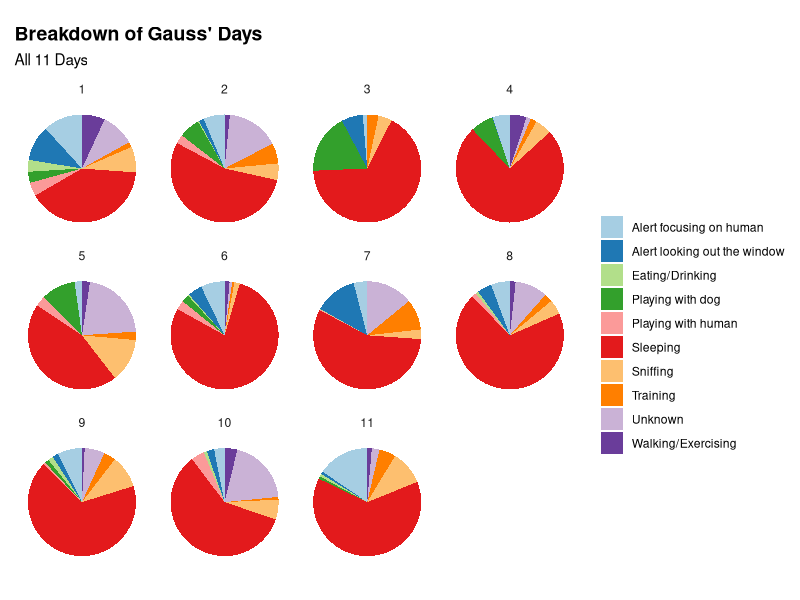
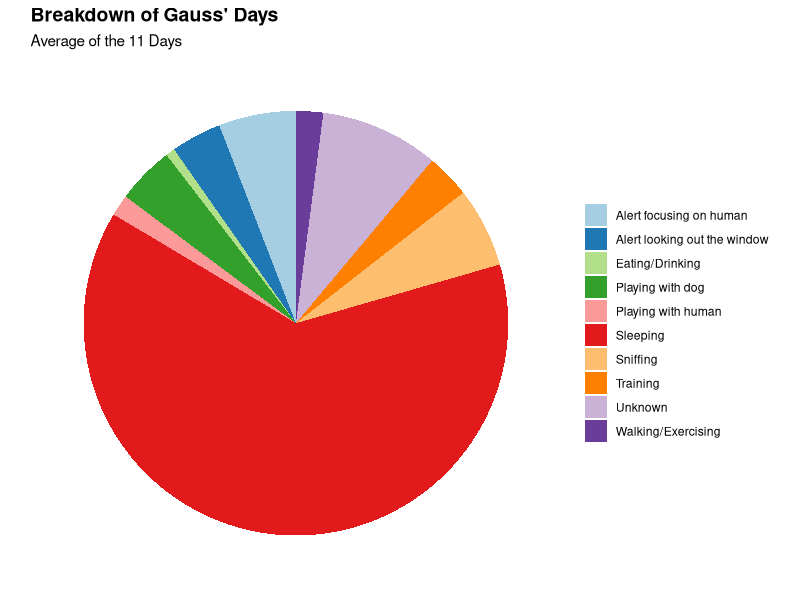

Recreate these plots in R, in order. (Note: this script raises an error after producing the figures.)
## ---- chunk 1
library(rms)
library(survminer)
library(tidyverse)
library(lubridate)
library(knitr)
library(forcats)
library(kableExtra)
library(survival)
#library(RColorBrewer)
Gauss<- read.csv("gauss_data.csv", header = T) %>% 
        mutate(Gauss_Activity = recode(Gauss_Activity, "Walking/Excersing" = "Walking/Exercising"))
## ---- chunk 2
# Make Datasets
cols <- c('#a6cee3','#1f78b4','#b2df8a','#33a02c','#fb9a99','#e31a1c','#fdbf6f','#ff7f00','#cab2d6','#6a3d9a')
GaussLag <- Gauss %>% 
  filter(I_LagDataset == 1)
GaussActivityData <- Gauss %>% 
        filter(I_Gauss_Activity == 1 & Day != 12) %>%
        group_by(Day,Gauss_Activity) %>% 
        summarize(duration=sum(Duration_Gauss_Activity)) %>% 
        mutate(freq = duration /sum(duration))

p <- ggplot(GaussActivityData,aes(x="", y=freq, fill = Gauss_Activity)) +
        geom_bar(width=1,stat = "identity") + 
        facet_wrap( ~ Day, ncol = 4) + 
        coord_polar(theta = "y") +
        scale_fill_manual(values=cols) +
        labs(palette = "Dog Activity") +
        theme_minimal() + 
        theme(axis.title.x = element_blank(),
                axis.title.y = element_blank(),
                panel.border = element_blank(),
                panel.grid=element_blank(),
                axis.ticks = element_blank(),
                plot.title=element_text(size=14, face="bold"),
                legend.title = element_blank()) +
        theme(axis.text.x=element_blank()) +
        labs(title = "Breakdown of Gauss' Days", subtitle = "All 11 Days")
p
## ---- chunk 3
GaussActivityData2 <- Gauss %>% 
        filter(I_Gauss_Activity == 1) %>%
        group_by(Gauss_Activity) %>% 
        summarize(duration=sum(Duration_Gauss_Activity)) %>% 
        mutate(freq = round(duration /sum(duration),2), averagehrs =round(duration/(60*11), 2))
## ---- chunk 4
kable(GaussActivityData2, col.names = c("Activity", "Total Duration over 11 Days (minutes)", "Average % Time Spent in Activity", "Average Hours Spent in Activity" ))
## ---- chunk 5
ggplot(GaussActivityData2,aes(x="", y=averagehrs, fill = Gauss_Activity)) +
        geom_bar(width=1,stat = "identity") + 
        # geom_text(aes(label = paste(round(averagehrs,1))), size=3, position = position_stack(vjust = 0.5)) +
        coord_polar(theta = "y") +
        scale_fill_manual(values = cols) +
        theme_minimal() + 
        theme(axis.title.x = element_blank(),
                axis.title.y = element_blank(),
                panel.border = element_blank(),
                panel.grid=element_blank(),
                axis.ticks = element_blank(),
                plot.title=element_text(size=14, face="bold"),
                legend.title = element_blank()) +
        theme(axis.text.x=element_blank()) +
        labs(title = "Breakdown of Gauss' Days", subtitle = "Average of the 11 Days")
## ---- chunk 6
# Plots -------------------------------------------------------------------

# JDS Initial Processing
d <- Gauss %>% 
  mutate(RecordedDate = parse_date_time(RecordedDate, order = "%m/%d/%y %h:%m"))  %>% 
  select(RecordedDate, Gauss_Location, Rachel_Location, Visiting_Dog) %>% 
  gather(Person, Location, -RecordedDate, -Visiting_Dog) %>% 
  group_by(Person) %>% 
  mutate(RecordedDate.lead = lead(RecordedDate, default=NA)) %>% 
  ungroup() %>% 
  mutate(Location = fct_other(Location, keep=c("Bedroom", "Family Room", "Front Yard", 
                                               "Neighbors", "Crate", "Car", "Kitchen", 
                                               "Back Yard", "Forest", "Bathroom"))) %>% 
  mutate(Location = fct_collapse(Location, Yard = c("Front Yard", "Back Yard")), 
         Person = fct_recode(Person, Gauss = "Gauss_Location", Rachel = "Rachel_Location"))


# Relevel Location to make Plot more visually appealing
# Order by Summed time in each location
Location.Order <- d %>% 
  mutate(time.spent = RecordedDate.lead-RecordedDate) %>% 
  group_by(Location) %>% 
  summarize(sum = sum(time.spent, na.rm = T)) %>% 
  arrange(sum) %>% 
  .$Location

d <- d %>% 
  mutate(Location = factor(Location, level = Location.Order))

visiting.dog.dates <- filter(d, Visiting_Dog=="Yes") %>% 
  .$RecordedDate 
visiting.dog.dates <- c(min = min(visiting.dog.dates), max = max(visiting.dog.dates))

# Main one
p <- d %>% 
  mutate(Location.Lag = factor(lag(Location), levels = Location.Order)) %>%
  ggplot(aes(y = RecordedDate, x = Location, color=Person))+
  geom_rect(ymin=as.integer(visiting.dog.dates["min"]), ymax=as.integer(visiting.dog.dates["max"]), 
            xmin=-Inf, xmax=Inf, fill="lightgrey", color="lightgrey") +
  geom_linerange(aes(ymin = RecordedDate,ymax = RecordedDate.lead), size=2, position=position_dodge(.5)) +
  theme_bw() +
  annotate("label", y = mean(visiting.dog.dates), x = 0.75, label = "Dog Visiting", size = 3, col = "darkgrey") +
  coord_flip() +
  scale_color_manual(values = c('#1f78b4','#e31a1c'))
p
## ---- chunk 7
d2 <- Gauss %>% 
  filter(Day == 8) %>% 
  mutate(RecordedDate = parse_date_time(RecordedDate, order = "%m/%d/%y %h:%m"))  %>% 
  select(RecordedDate, Gauss_Location, Rachel_Location, Visiting_Dog) %>% 
  gather(Person, Location, -RecordedDate, -Visiting_Dog) %>% 
  group_by(Person) %>% 
  mutate(RecordedDate.lead = lead(RecordedDate, default=NA)) %>% 
  ungroup() %>% 
  mutate(Location = fct_other(Location, keep=c("Bedroom", "Family Room", "Front Yard", 
                                               "Neighbors", "Crate", "Car", "Kitchen", 
                                               "Back Yard", "Forest", "Bathroom"))) %>% 
  mutate(Location = fct_collapse(Location, Yard = c("Front Yard", "Back Yard")), 
         Person = fct_recode(Person, Gauss = "Gauss_Location", Rachel = "Rachel_Location"))


# Relevel Location to make Plot more visually appealing
# Order by Summed time in each location
Location.Order2 <- d2 %>% 
  mutate(time.spent = RecordedDate.lead-RecordedDate) %>% 
  group_by(Location) %>% 
  summarize(sum = sum(time.spent, na.rm = T)) %>% 
  arrange(sum) %>% 
  .$Location

d2 <- d2 %>% 
  mutate(Location = factor(Location, level = Location.Order2))

p2 <- d2 %>% 
  mutate(Location.Lag = factor(lag(Location), levels = Location.Order)) %>%
  ggplot(aes(y = RecordedDate, x = Location, color=Person))+
  geom_linerange(aes(ymin = RecordedDate,ymax = RecordedDate.lead), size=2, position=position_dodge(.5)) +
  theme_bw() +
  coord_flip() +
  scale_color_manual(values = c('#1f78b4','#e31a1c'))
p2
## ---- chunk 8
t <- Gauss %>% 
        filter(Entry_Type=="Phase change") %>% 
        group_by(Rachel_Location, Gauss_Location) %>% 
        summarise(n=n()) %>% 
        mutate(freq = round(n/sum(n),2)) %>% 
        filter(Rachel_Location %in% c("Bathroom","Bedroom","Family Room", "Kitchen"))


kable(t, "html",col.names = c("Rachel's Location", "Gauss' Location", "Frequency","Pr(Gauss Location|Rachel Location)"))%>%
        kable_styling(bootstrap_options = c("striped","hover","condensed")) %>% 
        collapse_rows(columns = 1:2)
## ---- chunk 9
t2 <- GaussLag %>% 
        group_by(Rachel_Location) %>% 
        summarise(avg = round(mean(Cumulative_Lag),2), n = n()) %>% 
        mutate()
kable(t2, col.names = c("Rachel's Location","Average Lag Time in Minutes","Total Lag Occurrances"))
## ---- chunk 10
t3 <- GaussLag %>% 
        group_by(Censored,Rachel_Location) %>% 
        summarise(avg = round(mean(Cumulative_Lag),2),n=n()) %>% 
        mutate()
kable(t3, col.names = c("Censored","Rachel's Location","Average Lag Time in Minutes","Total Lag Occurrances"))
## ---- chunk 11

cols2 <- c('#e41a1c','#377eb8','#4daf4a','#984ea3')
# 
# sf <- GaussLag %>%
#         filter(Rachel_Location %in% c("Bathroom","Bedroom","Family Room", "Kitchen"))
# my.fit1 <- survfit(Surv(sf$Cumulative_Lag,sf$Censored==0)~sf$Rachel_Location) 

sf2 <- Gauss %>% 
        filter(Rachel_Location %in% c("Bathroom","Bedroom","Family Room", "Kitchen")) %>% 
        filter(Censored != 2) %>% 
        filter(I_LagDataset == 1 | Cumulative_Lag == 0)

my.fit2 <- survfit(Surv(sf2$Cumulative_Lag,sf2$Censored == 0)~sf2$Rachel_Location) 

p<- ggsurvplot(my.fit2,data = sf2, conf.int = F, pval = F, risk.table = T, 
           ylab = "Pr(Ignoring Rachel's Location)", 
           legend.title = "Rachel's Location",
           legend.labs = c("Bathroom","Bedroom","Family Room","Kitchen"),
           risk.table.title = "# Occurrances at Risk to Join Rachel",
           risk.table.fontsize = 3,
           risk.table.height = 0.4,
           palette = cols2)
p$table$theme$plot.title$size <- 10 
p$table$theme$axis.title.y$size <- 10
p$plot$theme$axis.title.y$size <- 10
p
## ---- chunk 12
summary(my.fit2)
